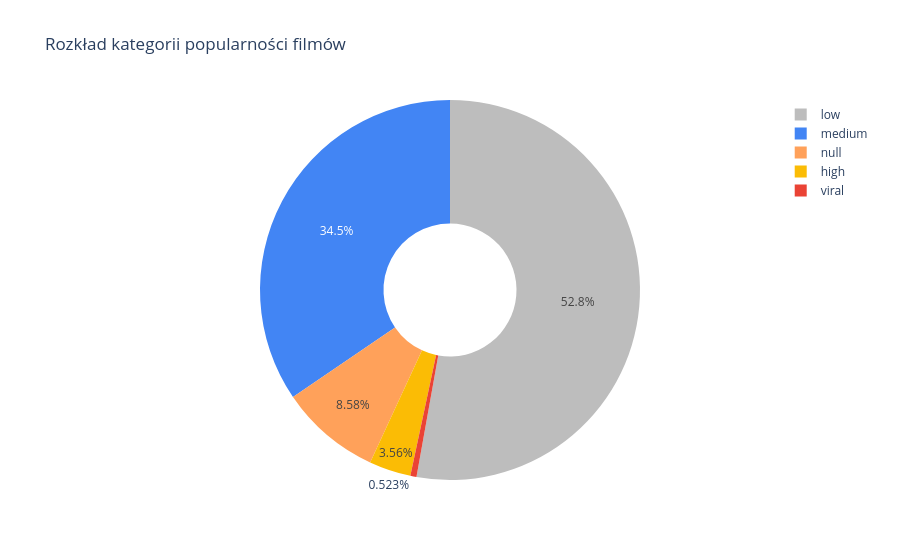

The cell this chart's notebook holds for it:
### Code cell
# ── Wykres 4: Udział kategorii viralności ────────────────────────────────────
df_pie = con.execute("""
SELECT view_category, COUNT(*) AS filmy
FROM fact_videos
GROUP BY view_category
""").fetchdf()

color_map = {"low": "#BDBDBD", "medium": "#4285F4",
             "high": "#FBBC05", "viral": "#EA4335"}

fig = px.pie(
    df_pie, names="view_category", values="filmy",
    title="Rozkład kategorii popularności filmów",
    color="view_category", color_discrete_map=color_map,
    hole=0.35
)
fig.show()

### Figure 1 — Plotly figure (JSON) as saved in the notebook; plotly's stock layout.template omitted (floating-point values rounded to 4 significant figures)
{"data": [{"customdata": [["medium"], [null], ["low"], ["viral"], ["high"]], "domain": {"x": [0, 1], "y": [0, 1]}, "hole": 0.35, "hovertemplate": "view_category=%{customdata[0]}<br>filmy=%{value}<extra></extra>", "labels": ["medium", null, "low", "viral", "high"], "legendgroup": "", "marker": {"colors": ["#4285F4", "#FFA15A", "#BDBDBD", "#EA4335", "#FBBC05"]}, "name": "", "showlegend": true, "type": "pie", "values": [330, 82, 505, 5, 34]}], "layout": {"legend": {"tracegroupgap": 0}, "title": {"text": "Rozkład kategorii popularności filmów"}}}
